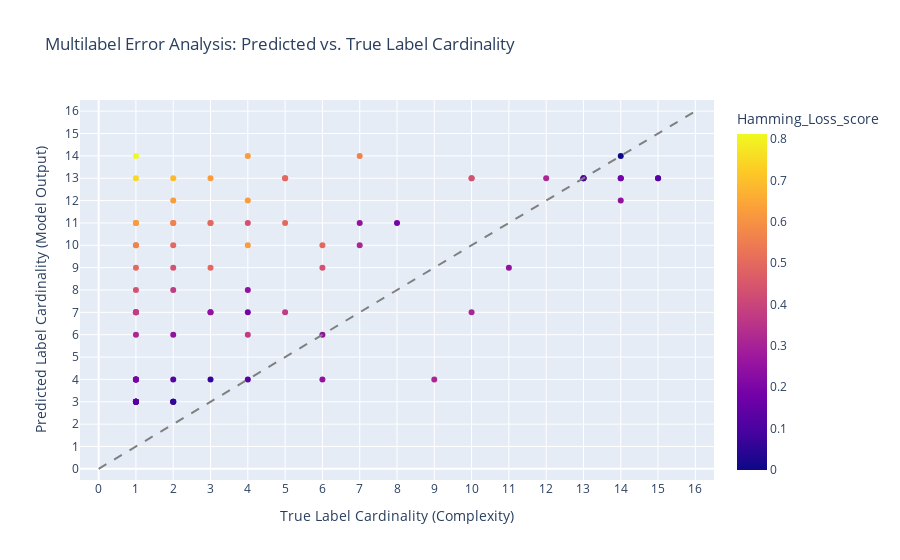

The notebook cell saved with this chart:
### Code cell
# 1. Calculate Cardinalities (Sum across the label axis, axis=1)
true_cardinality = np.sum(y_test_transformed, axis=1)
pred_cardinality = np.sum(ovr_pred_test, axis=1)

# 2. Calculate Hamming Loss per sample
# Hamming loss for sample i = (number of mismatches) / N_LABELS
mismatches = np.sum(y_test_transformed != ovr_pred_test, axis=1)
hamming_loss_score_ = mismatches / y_test_transformed.shape[1]

# 3. Create the Visualization DataFrame
df_error_vis = pd.DataFrame({
    'Sample_ID': [f'Sample_{i}' for i in range(y_test_transformed.shape[0])],
    'True_Cardinality': true_cardinality,
    'Predicted_Cardinality': pred_cardinality,
    'Hamming_Loss_score': hamming_loss_score_,
    'Total_Errors': mismatches
})

fig = px.scatter(
    df_error_vis,
    x='True_Cardinality',
    y='Predicted_Cardinality',
    # Color the points by the error metric
    color='Hamming_Loss_score',
    # Scale the size of the points by the number of errors
    # size='Total_Errors',
    hover_data=['Sample_ID', 'Total_Errors'],
    title='Multilabel Error Analysis: Predicted vs. True Label Cardinality',
    color_continuous_scale=px.colors.sequential.Plasma, # Use a good sequential color scale
)

# Set axis limits and labels for a clear square comparison
max_cardinality = y_test_transformed.shape[1]
fig.update_xaxes(
    range=[-0.5, max_cardinality + 0.5],
    tickvals=np.arange(0, max_cardinality + 1),
    title="True Label Cardinality (Complexity)"
)
fig.update_yaxes(
    range=[-0.5, max_cardinality + 0.5],
    tickvals=np.arange(0, max_cardinality + 1),
    title="Predicted Label Cardinality (Model Output)"
)

# Add a diagonal line for perfect cardinality prediction (where X=Y)
fig.add_shape(
    type="line", line=dict(dash='dash', color='gray'),
    x0=0, y0=0, x1=max_cardinality, y1=max_cardinality
)

fig.show()

### Figure 1 — Plotly figure (JSON) as saved in the notebook; plotly's stock layout.template omitted (floating-point values rounded to 4 significant figures; data arrays with more than 128 entries replaced by an {"elided": "..."} marker saying what was removed)
{"data": [{"customdata": {"elided": "80x2 mixed values"}, "hovertemplate": "True_Cardinality=%{x}<br>Predicted_Cardinality=%{y}<br>Sample_ID=%{customdata[0]}<br>Total_Errors=%{customdata[1]}<br>Hamming_Loss_score=%{marker.color}<extra></extra>", "legendgroup": "", "marker": {"color": [0.125, 0.0625, 0.5, 0.25, 0.125, 0.5625, 0.125, 0.625, 0.5, 0.4375, 0.25, 0.125, 0.375, 0.0625, 0.375, 0.125, 0.375, 0.3125, 0.25, 0.1875, 0.125, 0.0625, 0.125, 0.1875, 0.125, 0.0, 0.5625, 0.625, 0.625, 0.5, 0.5, 0.6875, 0.625, 0.4375, 0.625, 0.8125, 0.75, 0.0625, 0.375, 0.3125, 0.125, 0.125, 0.125, 0.125, 0.5625, 0.125, 0.1875, 0.1875, 0.5, 0.25, 0.625, 0.5625, 0.625, 0.25, 0.5, 0.4375, 0.5, 0.375, 0.5, 0.5, 0.4375, 0.4375, 0.5625, 0.125, 0.3125, 0.3125, 0.0625, 0.375, 0.125, 0.1875, 0.25, 0.25, 0.375, 0.625, 0.25, 0.1875, 0.3125, 0.25, 0.4375, 0.1875], "coloraxis": "coloraxis", "symbol": "circle"}, "mode": "markers", "name": "", "orientation": "v", "showlegend": false, "type": "scatter", "x": [1, 2, 3, 2, 1, 1, 1, 4, 6, 2, 4, 1, 4, 3, 2, 2, 1, 12, 6, 4, 4, 14, 1, 1, 15, 14, 2, 4, 2, 1, 3, 2, 3, 1, 1, 1, 1, 2, 1, 1, 1, 13, 13, 1, 1, 15, 14, 8, 5, 14, 4, 7, 1, 11, 2, 6, 3, 1, 5, 5, 10, 10, 2, 13, 9, 10, 2, 1, 1, 1, 3, 6, 5, 1, 3, 1, 7, 7, 4, 1], "xaxis": "x", "y": [3, 3, 9, 6, 3, 10, 3, 14, 10, 9, 8, 3, 6, 4, 8, 4, 7, 13, 6, 7, 4, 13, 3, 4, 13, 14, 11, 10, 12, 9, 11, 13, 13, 8, 11, 14, 13, 3, 7, 6, 3, 13, 13, 3, 10, 13, 13, 11, 11, 12, 12, 14, 11, 9, 10, 9, 11, 7, 13, 13, 13, 13, 11, 13, 4, 7, 3, 7, 3, 4, 7, 4, 7, 11, 7, 4, 10, 11, 11, 4], "yaxis": "y"}], "layout": {"coloraxis": {"colorbar": {"title": {"text": "Hamming_Loss_score"}}, "colorscale": [[0, "#0d0887"], [0.1111, "#46039f"], [0.2222, "#7201a8"], [0.3333, "#9c179e"], [0.4444, "#bd3786"], [0.5556, "#d8576b"], [0.6667, "#ed7953"], [0.7778, "#fb9f3a"], [0.8889, "#fdca26"], [1, "#f0f921"]]}, "legend": {"tracegroupgap": 0}, "shapes": [{"line": {"color": "gray", "dash": "dash"}, "type": "line", "x0": 0, "x1": 16, "y0": 0, "y1": 16}], "title": {"text": "Multilabel Error Analysis: Predicted vs. True Label Cardinality"}, "xaxis": {"anchor": "y", "domain": [0, 1], "range": [-0.5, 16.5], "tickvals": [0, 1, 2, 3, 4, 5, 6, 7, 8, 9, 10, 11, 12, 13, 14, 15, 16], "title": {"text": "True Label Cardinality (Complexity)"}}, "yaxis": {"anchor": "x", "domain": [0, 1], "range": [-0.5, 16.5], "tickvals": [0, 1, 2, 3, 4, 5, 6, 7, 8, 9, 10, 11, 12, 13, 14, 15, 16], "title": {"text": "Predicted Label Cardinality (Model Output)"}}}}
